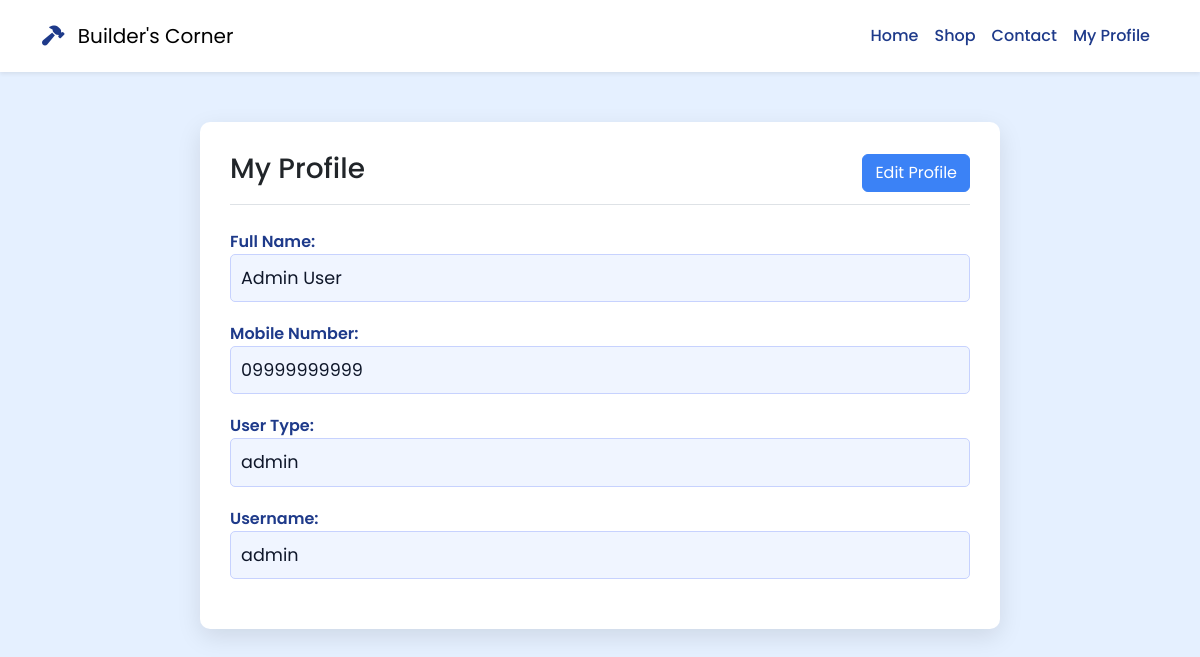
The page /myProfile.php (signed in) on the database its author committed.
### tables this page shows
CREATE TABLE `customer` (
  `customerID` int(11) NOT NULL,
  `full_name` varchar(100) NOT NULL,
  `mobile` varchar(20) NOT NULL,
  `username` varchar(50) NOT NULL,
  `password` varchar(255) NOT NULL,
  `created_at` timestamp NULL DEFAULT NULL,
  `user_type` enum('admin','Guest','Contractor') DEFAULT 'Guest'
);

### myProfile.php (the view, shortened to what this page needs)
<?php
include 'db_connect.php';
$user_id = $_SESSION['user_id'];
$stmt = $conn->prepare("SELECT full_name, mobile, user_type, username FROM customer WHERE customerID = ?");
$stmt->bind_param("i", $user_id);
$stmt->execute();
$user = $stmt->get_result()->fetch_assoc();
?>
<!DOCTYPE html>
<html lang="en">
<head>
<link href="https://cdn.jsdelivr.net/npm/bootstrap@5.3.0/dist/css/bootstrap.min.css" rel="stylesheet">
<link rel="stylesheet" href="https://cdnjs.cloudflare.com/ajax/libs/font-awesome/6.4.0/css/all.min.css">
</head>
<body>
<nav class="navbar navbar-expand-lg bg-white shadow-sm py-3">
    <div class="container">
        <a class="navbar-brand" href="index.php">
            <i class="fa-solid fa-hammer"></i> Builder's Corner
        </a>
        <div class="collapse navbar-collapse justify-content-end" id="navbarNav">
            <ul class="navbar-nav">
                <li class="nav-item"><a class="nav-link" href="index.php">Home</a></li>
                <li class="nav-item"><a class="nav-link" href="gallery.php">Shop</a></li>
                <li class="nav-item"><a class="nav-link" href="contactUs.php">Contact</a></li>
                <li class="nav-item"><a class="nav-link" href="myProfile.php">My Profile</a></li>
            </ul>
        </div>
    </div>
</nav>
<div class="profile-container">
    <div class="profile-header">
        <h3>My Profile</h3>
        <button class="btn btn-primary btn-edit" data-bs-toggle="modal" data-bs-target="#editProfileModal">Edit Profile</button>
    </div>
    <div class="profile-field">
        <span class="profile-label">Full Name:</span>
        <div class="profile-value"><?php echo htmlspecialchars($user['full_name']); ?></div>
    </div>
    <div class="profile-field">
        <span class="profile-label">Mobile Number:</span>
        <div class="profile-value"><?php echo htmlspecialchars($user['mobile']); ?></div>
    </div>
    <div class="profile-field">
        <span class="profile-label">User Type:</span>
        <div class="profile-value"><?php echo htmlspecialchars($user['user_type']); ?></div>
    </div>
    <div class="profile-field">
        <span class="profile-label">Username:</span>
        <div class="profile-value"><?php echo htmlspecialchars($user['username']); ?></div>
    </div>
</div>
</body>
</html>

### myProfile.php (style rules this page uses)
body { background-color: #e5f0ff; font-family: 'Poppins', sans-serif; }
.profile-container { max-width: 800px; margin: 50px auto; background: #fff; padding: 30px; border-radius: 10px; box-shadow: 0 8px 25px rgba(0,0,0,0.1); }
.profile-header { display: flex; justify-content: space-between; align-items: center; margin-bottom: 25px; border-bottom: 1px solid #dee2e6; padding-bottom: 10px; }
.profile-field { margin-bottom: 20px; }
.profile-label { font-weight: 600; color: #1e3a8a; }
.profile-value { font-size: 1.1em; color: #0f172a; padding: 10px; background-color: #f0f5ff; border-radius: 5px; border: 1px solid #c7d2fe; }
.btn-edit { float: right; }
.navbar-brand i { margin-right: 8px; color: #1e3a8a; }
.navbar-nav .nav-link { color: #1e3a8a; font-weight: 500; }
.btn-primary { background-color: #3b82f6; border-color: #3b82f6; }

### rows shown on the page
customer: full_name "Admin User", mobile "09999999999", user_type "admin", username "admin"
